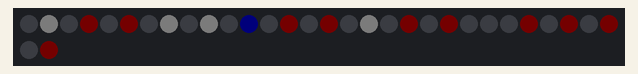
This program was run on a simulated CircuitPython board. Parts: 32 RGB LEDs in strip order, left to right, continuing on the next row. Dim RGB values are drawn brighter than linear; random numbers come from a fixed seed.

Above: at 0.45 s.
At 2.85 s:
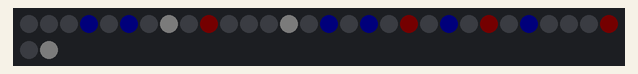
At 5.55 s:
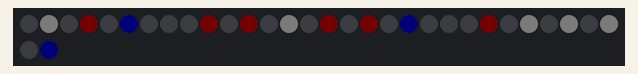
At 10.96 s:
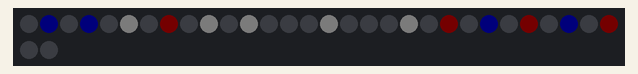
At 16.36 s:
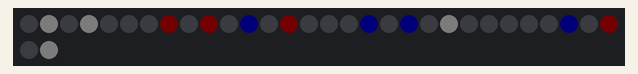
At 21.77 s:
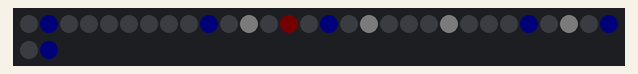

The program:

main.py
```python
# CircuitPython demo - NeoPixel

import time
import random
import board
import neopixel

pixel_pin = board.D1
num_pixels = 32
SPEED = 20000

EVENS = True

pixels = neopixel.NeoPixel(pixel_pin, num_pixels, brightness=.03125, auto_write=False, pixel_order=(1, 0, 2, 3))

# COLORS
RED = (255, 0, 0, 0)
YELLOW = (255, 150, 0, 0)
ORANGE = (255, 165, 0, 0)
GREEN = (0, 255, 0, 0)
DARKGREEN = (0, 135, 27, 0)
WHITE = (255, 255, 255, 0)
CYAN = (0, 255, 255, 0)
BLUE = (0, 0, 255, 0)
SKYBLUE = (135, 206, 250, 0)
PURPLE = (90, 0, 127, 0)
BLACK = (0, 0, 0, 0)
INDIGO = (63, 81, 181, 0)
VIOLET = (238, 130, 238, 0)
LOWWHITE = (60, 60, 60, 60)
LOWRED = (60, 0, 0, 0)
LOWBLUE = (0, 0, 127, 0)
PINK = (150, 0, 150, 22)
MAGENTA = (250, 0, 255, 0)

flippity = LOWRED

# COLOR PALLETS
LIGHTNING = [WHITE, CYAN, SKYBLUE, BLUE, PURPLE]
FIRE = [RED, YELLOW, BLACK, ORANGE]
USA = [LOWRED, LOWWHITE, LOWBLUE, BLACK]
CANADA = [RED, WHITE, RED, WHITE, RED, WHITE, RED]
LOWCANADA = [LOWRED, LOWWHITE, LOWRED, LOWWHITE, LOWRED, LOWWHITE, LOWRED]
RAINBOW = [RED, ORANGE, YELLOW, GREEN, BLUE, PURPLE]
LUNA = [RED, DARKGREEN, ORANGE, BLUE, PURPLE, PINK, MAGENTA]

# functions
def burst(aPixel):
    # print("  Entering function: burst")
    pixels[aPixel] = WHITE
    time.sleep(0.0125)
    pixels.show()
    pixels[aPixel] = CYAN
    time.sleep(0.0125)
    pixels.show()
    pixels[aPixel] = BLUE
    time.sleep(0.0125)
    pixels.show()
    # pixels[aPixel] = LOWWHITE
    # time.sleep(0.0125)
    # pixels.show()

def palletBurst(aPixel, aPallet):
    # print("  Entering function: palletBurst")
    # print('aPixel is ', aPixel)
    # print('aPallet is ', aPallet)
    # aColor = random.randint(0, len(aPallet) -1)
    aColor = random.randint(0, len(aPallet) - 1)
    # print('aColor is', aColor)
    pixels[aPixel] = aPallet[aColor]
    pixels.show()
    # time.sleep(0.0125)

def multiPalletBurst(aPixel, aPallet):
    # print("  Entering function: multiPalletBurst")
    # total duration of burst
    # burstDuration = .0625

    # how many colors in the pallet?
    numColors = len(aPallet)
    # print('numColors is ', numColors)
    # miniBurst = burstDuration/numColors
    # print('  miniBurst is', miniBurst)
    # for total number of colors in pallet, choose a random one
    for i in range(numColors):
        aColor = random.randint(0, numColors-1)
        pixels[aPixel] = aPallet[aColor]
        pixels.show()
        # time.sleep(miniBurst)
    # pixels[aPixel] = BLACK
    pixels.show

def manyMultiPalletBurst(aPallet):
    numColors = len(aPallet)

    for aColor in range(1):

        for i in range(len(pixels)):
            # select the "even" pixels
            if EVENS == True:
                if(i % 2 == 0):
                    color = aPallet[random.randint(0, numColors-1)]
                else:
                    color = BLACK
            else:
                if(i % 2 == 0):
                    color = BLACK
                else:
                    color = aPallet[random.randint(0, numColors-1)]


            pixels[i] = color

        pixels.show()

# MAIN LOOP (near as I can tell)
while True:
    # manyMultiPalletBurst(FIRE)
    # manyMultiPalletBurst(LOWCANADA)
    # manyMultiPalletBurst(CANADA)
    manyMultiPalletBurst(USA)
    # manyMultiPalletBurst(LIGHTNING)
    # manyMultiPalletBurst(LUNA)
    # manyMultiPalletBurst(RAINBOW)
    if EVENS == True:
        EVENS = False
    else:
        EVENS = True
```
